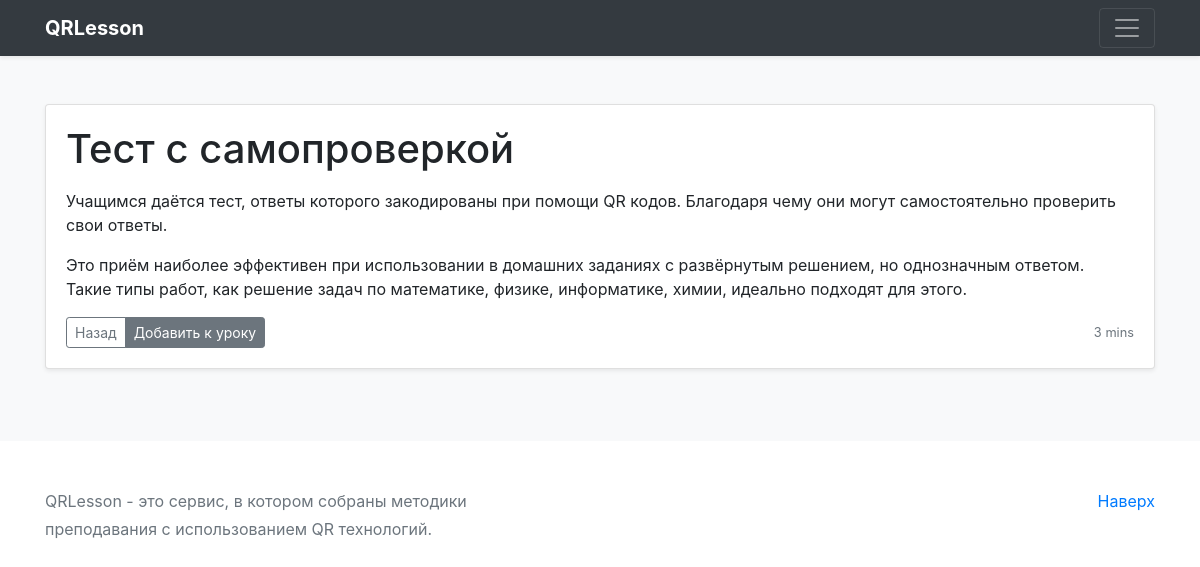
/method/78a17d24-0271-4c03-ae58-eb75624ce705?next=/tests/, run on the app's committed database.
### qrmethods/models.py (models this page shows, shortened)
class TeachingMethod(models.Model):
    id = models.UUIDField(
        primary_key=True,
        default=uuid.uuid4,
        help_text='Уникальное ID для данного метода'
    )
    title = models.CharField(
        max_length=1000,
        help_text='Название педагогического приёма',
        verbose_name='Заголовок'
    )
    author = models.ForeignKey(User, on_delete=models.CASCADE)
    description = models.TextField(
        help_text='Описание педагогического приёма',
        verbose_name='Описание'
    )
    lesson_part = models.ForeignKey(
        'LessonPart',
        on_delete=models.SET_NULL,
        null=True,
        verbose_name='Фрагмент урока'
    )
    def get_reading_time(self):
        return len(self.description) // 120
    class Meta:
        verbose_name = 'Метод обучения'
        verbose_name_plural = 'Методы обучения'

### qrmethods/views.py (the view)
# urls.py: url(r'^method/(?P<pk>[-\w]+)$', views.MethodDetailView.as_view(), name='method_detail'),
class MethodDetailView(generic.DetailView):
    model = TeachingMethod
    template_name = 'qrmethods/method_detail.html'
    def get_context_data(self, **kwargs):
        context = super().get_context_data(section_list=LessonPart.objects.all(), **kwargs)
        context['next'] = self.request.GET['next']
        return context

### qrmethods/models.py (called while the page is built)
    def get_absolute_url(self):
        return reverse('method_list', args=[str(self.url)])

### qrmethods/templates/qrmethods/method_detail.html
{% extends "base_generic.html" %}
{% block content%}
<div class="container py-5">
  <div class="card mb-4 shadow-sm">
    <div class="card-body">
      <h1 class="card-title">{{ object.title }}</h1>
      <p class="card-text">{{ object.description|linebreaks }}</p>
      <div class="d-flex justify-content-between align-items-center">
        <div class="btn-group">
          <a href="{{ next }}" class="btn btn-sm btn-outline-secondary">Назад</a>
          <a href="{% url 'upd_session' object.id %}?next={{ request.path }}" class="btn btn-sm btn-secondary">Добавить к уроку</a>
        </div>
        <small class="text-muted">{{ object.get_reading_time }} mins</small>
      </div>
    </div>
  </div>
</div>
{% endblock %}

### data on the page
TeachingMethod: title "Тест с самопроверкой", description "Учащимся даётся тест, ответы которого закодированы при помощи QR кодов. Благодаря чему они могут самостоятельно проверить свои ответы. Это приём наиболее эффективен при использовании в домашних заданиях с развёрнутым решением, но однозначным ответом. Такие типы работ, как решение задач по математике, физике, информатике, химии, идеально подходят для этого.", get_reading_time "3"
